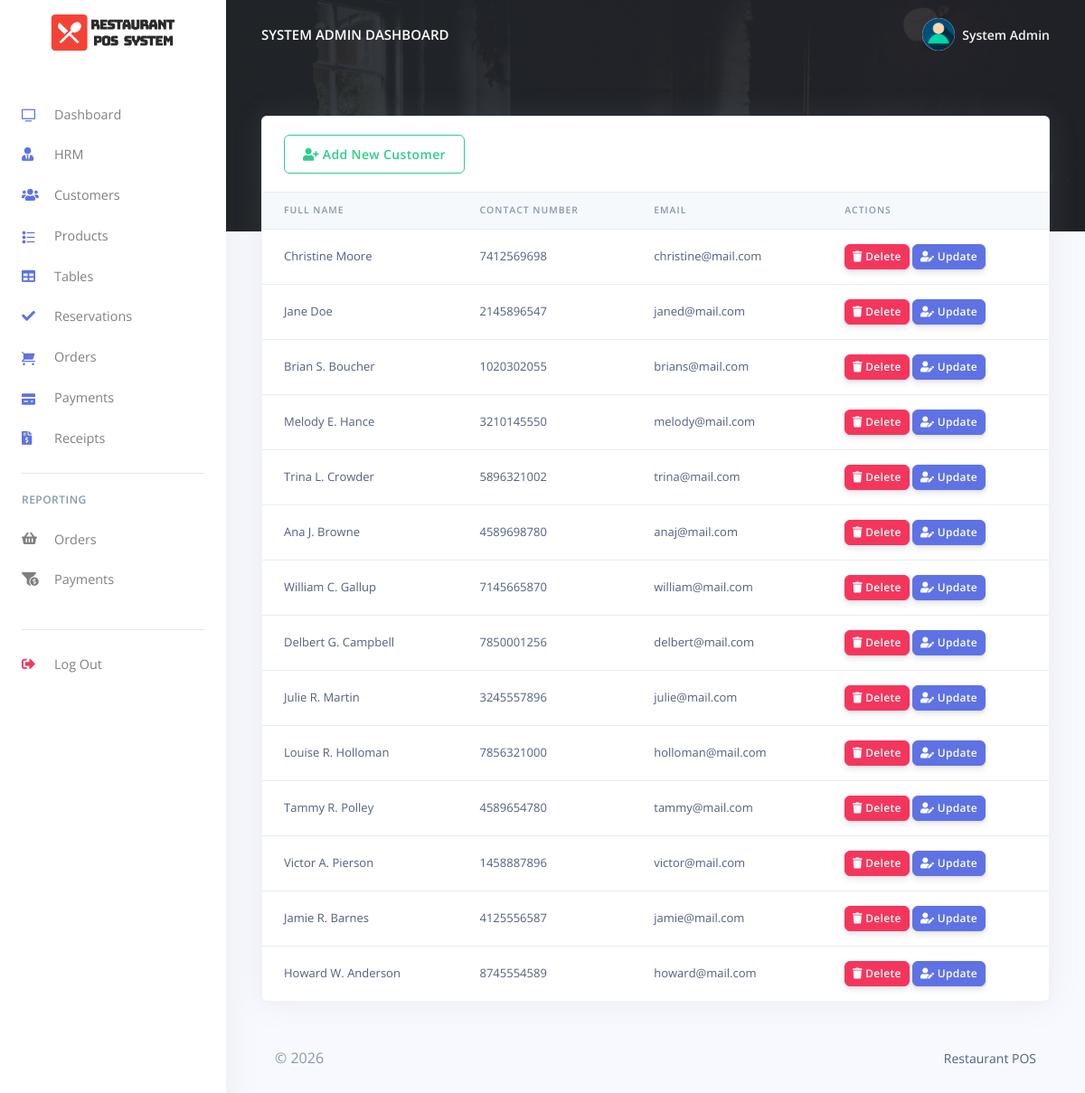
The app's page /Restro/admin/customes.php (signed in) with its own data.
### tables this page shows
CREATE TABLE `rpos_admin` (
  `admin_id` varchar(200) NOT NULL,
  `admin_name` varchar(200) NOT NULL,
  `admin_email` varchar(200) NOT NULL,
  `admin_password` varchar(200) NOT NULL
);

CREATE TABLE `rpos_customers` (
  `customer_id` varchar(200) NOT NULL,
  `customer_name` varchar(200) NOT NULL,
  `customer_phoneno` varchar(200) NOT NULL,
  `customer_email` varchar(200) NOT NULL,
  `customer_password` varchar(200) NOT NULL,
  `created_at` timestamp(6) NOT NULL DEFAULT CURRENT_TIMESTAMP(6) ON UPDATE CURRENT_TIMESTAMP(6)
);

### Restro/admin/customes.php (the view, shortened to what this page needs)
<?php
include('config/config.php');
require_once('partials/_head.php');
?>
<body>
  <?php
  require_once('partials/_sidebar.php');
  ?>
  <div class="main-content">
    <?php
    require_once('partials/_topnav.php');
    ?>
    <div class="container-fluid mt--8">
      <div class="row">
        <div class="col">
          <div class="card shadow">
            <div class="card-header border-0">
              <a href="add_customer.php" class="btn btn-outline-success">
                <i class="fas fa-user-plus"></i>
                Add New Customer
              </a>
            </div>
            <div class="table-responsive">
              <table class="table align-items-center table-flush">
                <thead class="thead-light">
                  <tr>
                    <th scope="col">Full Name</th>
                    <th scope="col">Contact Number</th>
                    <th scope="col">Email</th>
                    <th scope="col">Actions</th>
                  </tr>
                </thead>
                <tbody>
                  <?php
                  $ret = "SELECT * FROM  rpos_customers  ORDER BY `rpos_customers`.`created_at` DESC ";
                  $stmt = $mysqli->prepare($ret);
                  $stmt->execute();
                  $res = $stmt->get_result();
                  while ($cust = $res->fetch_object()) {
                  ?>
                    <tr>
                      <td><?php echo $cust->customer_name; ?></td>
                      <td><?php echo $cust->customer_phoneno; ?></td>
                      <td><?php echo $cust->customer_email; ?></td>
                      <td>
                        <a href="customes.php?delete=<?php echo $cust->customer_id; ?>">
                          <button class="btn btn-sm btn-danger">
                            <i class="fas fa-trash"></i>
                            Delete
                          </button>
                        </a>
                        <a href="update_customer.php?update=<?php echo $cust->customer_id; ?>">
                          <button class="btn btn-sm btn-primary">
                            <i class="fas fa-user-edit"></i>
                            Update
                          </button>
                        </a>
                      </td>
                    </tr>
                  <?php } ?>
                </tbody>
              </table>
            </div>
          </div>
        </div>
      </div>
      <?php
      require_once('partials/_footer.php');
      ?>
    </div>
  </div>
</body>
</html>

### Restro/admin/partials/_sidebar.php (shortened to what this page needs)
<?php
$admin_id = $_SESSION['admin_id'];
$ret = "SELECT * FROM  rpos_admin  WHERE admin_id = '$admin_id'";
$stmt = $mysqli->prepare($ret);
$stmt->execute();
$res = $stmt->get_result();
while ($admin = $res->fetch_object()) {
?>
  <nav class="navbar navbar-vertical fixed-left navbar-expand-md navbar-light bg-white" id="sidenav-main">
    <div class="container-fluid">
      <a class="navbar-brand pt-0" href="dashboard.php">
        <img src="assets/img/brand/repos.png" class="navbar-brand-img" alt="...">
      </a>
      <div class="collapse navbar-collapse" id="sidenav-collapse-main">
        <ul class="navbar-nav">
          <li class="nav-item">
            <a class="nav-link" href="dashboard.php">
              <i class="ni ni-tv-2 text-primary"></i> Dashboard
            </a>
          </li>
          <li class="nav-item">
            <a class="nav-link" href="hrm.php">
              <i class="fas fa-user-tie text-primary"></i> HRM
            </a>
          </li>
          <li class="nav-item">
            <a class="nav-link" href="customes.php">
              <i class="fas fa-users text-primary"></i> Customers
            </a>
          </li>
          <li class="nav-item">
            <a class="nav-link" href="products.php">
              <i class="ni ni-bullet-list-67 text-primary"></i>Products
            </a>
          </li>
          <li class="nav-item">
            <a class="nav-link" href="table.php">
              <i class="fas fa-table text-primary"></i> Tables
            </a>
          </li>
          <li class="nav-item">
            <a class="nav-link" href="reservation.php">
              <i class="fas fa-check text-primary"></i> Reservations
            </a>
          </li>
          <li class="nav-item">
            <a class="nav-link" href="orders.php">
              <i class="ni ni-cart text-primary"></i> Orders
            </a>
          </li>
          <li class="nav-item">
            <a class="nav-link" href="payments.php">
              <i class="ni ni-credit-card text-primary"></i> Payments
            </a>
          </li>
          <li class="nav-item">
            <a class="nav-link" href="receipts.php">
              <i class="fas fa-file-invoice-dollar text-primary"></i> Receipts
            </a>
          </li>
        </ul>
        <hr class="my-3">
        <h6 class="navbar-heading text-muted">Reporting</h6>
        <ul class="navbar-nav mb-md-3">
          <li class="nav-item">
            <a class="nav-link" href="orders_reports.php">
              <i class="fas fa-shopping-basket"></i> Orders
            </a>
          </li>
          <li class="nav-item">
            <a class="nav-link" href="payments_reports.php">
              <i class="fas fa-funnel-dollar"></i> Payments
            </a>
          </li>
        </ul>
        <hr class="my-3">
        <ul class="navbar-nav mb-md-3">
          <li class="nav-item">
            <a class="nav-link" href="logout.php">
              <i class="fas fa-sign-out-alt text-danger"></i> Log Out
            </a>
          </li>
        </ul>
      </div>
    </div>
  </nav>
<?php } ?>

### Restro/admin/partials/_topnav.php (shortened to what this page needs)
<?php
$admin_id = $_SESSION['admin_id'];
$ret = "SELECT * FROM  rpos_admin  WHERE admin_id = '$admin_id'";
$stmt = $mysqli->prepare($ret);
$stmt->execute();
$res = $stmt->get_result();
while ($admin = $res->fetch_object()) {
?>
    <nav class="navbar navbar-top navbar-expand-md navbar-dark" id="navbar-main">
        <div class="container-fluid">
            <a class="h4 mb-0 text-white text-uppercase d-none d-lg-inline-block" href="dashboard.php"><?php echo $admin->admin_name; ?> Dashboard</a>
            <ul class="navbar-nav align-items-center d-none d-md-flex">
                <li class="nav-item dropdown">
                    <a class="nav-link pr-0" href="#" role="button" data-toggle="dropdown" aria-haspopup="true" aria-expanded="false">
                        <div class="media align-items-center">
                            <span class="avatar avatar-sm rounded-circle">
                                <img alt="Image placeholder" src="assets/img/theme/user-a-min.png">
                            </span>
                            <div class="media-body ml-2 d-none d-lg-block">
                                <span class="mb-0 text-sm font-weight-bold"><?php echo $admin->admin_name; ?></span>
                            </div>
                        </div>
                    </a>
                </li>
            </ul>
        </div>
    </nav>
<?php } ?>

### records on screen
rpos_admin: admin_name "SYSTEM ADMIN", admin_name "System Admin"
rpos_customers: customer_name "Christine Moore", customer_phoneno "7412569698", customer_email "christine@mail.com"
rpos_customers: customer_name "Jane Doe", customer_phoneno "2145896547", customer_email "janed@mail.com"
rpos_customers: customer_name "Brian S. Boucher", customer_phoneno "1020302055", customer_email "brians@mail.com"
rpos_customers: customer_name "Melody E. Hance", customer_phoneno "3210145550", customer_email "melody@mail.com"
rpos_customers: customer_name "Trina L. Crowder", customer_phoneno "5896321002", customer_email "trina@mail.com"
rpos_customers: customer_name "Ana J. Browne", customer_phoneno "4589698780", customer_email "anaj@mail.com"
rpos_customers: customer_name "William C. Gallup", customer_phoneno "7145665870", customer_email "william@mail.com"
rpos_customers: customer_name "Delbert G. Campbell", customer_phoneno "7850001256", customer_email "delbert@mail.com"
rpos_customers: customer_name "Julie R. Martin", customer_phoneno "3245557896", customer_email "julie@mail.com"
rpos_customers: customer_name "Louise R. Holloman", customer_phoneno "7856321000", customer_email "holloman@mail.com"
rpos_customers: customer_name "Tammy R. Polley", customer_phoneno "4589654780", customer_email "tammy@mail.com"
rpos_customers: customer_name "Victor A. Pierson", customer_phoneno "1458887896", customer_email "victor@mail.com"
rpos_customers: customer_name "Jamie R. Barnes", customer_phoneno "4125556587", customer_email "jamie@mail.com"
rpos_customers: customer_name "Howard W. Anderson", customer_phoneno "8745554589", customer_email "howard@mail.com"
